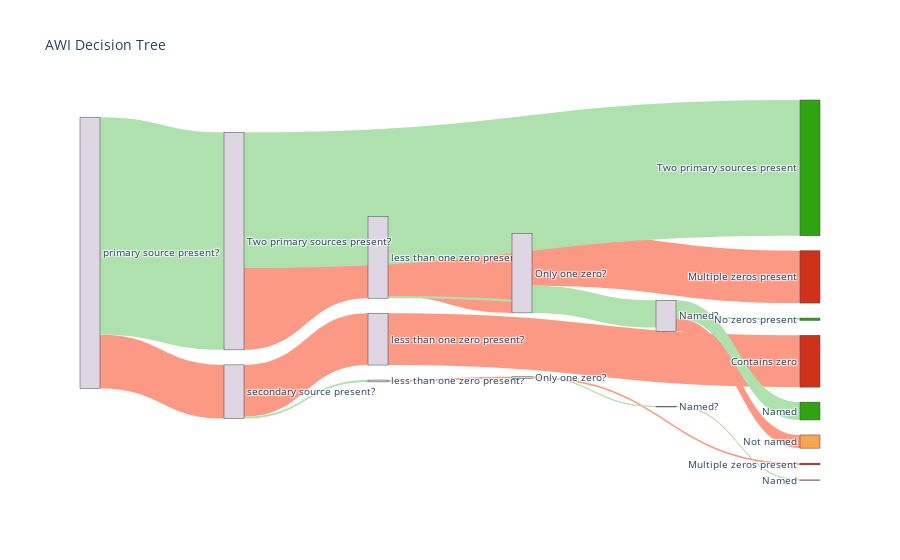

This figure's notebook cell:
### Code cell
fig = go.Figure(data=[go.Sankey(
    node = dict(
      pad = 15,
      thickness = 20,
     # line = dict(color = "black", width = 0.5),
      label =df_sankey['name'],
      color = df_sankey['node_colour']
    ),
    link = dict(
      source = df_sankey['source'], # indices correspond to labels, eg A1, A2, A1, B1, ...
      target = df_sankey['target'],
      value = df_sankey['value'],
      color = df_sankey['colour']
  ))])

fig.update_layout(title_text="AWI Decision Tree", font_size=10)
fig.show()

### Figure 1 — Plotly figure (JSON) as saved in the notebook; plotly's stock layout.template omitted (floating-point values rounded to 4 significant figures)
{"data": [{"link": {"color": ["#fb9985", "#fb9985", "#fb9985", "#AFE1AF", "#AFE1AF", "#fb9985", "#fb9985", "#AFE1AF", "#fb9985", "#AFE1AF", "#AFE1AF", "#fb9985", "#AFE1AF", "#AFE1AF", "#fb9985", "#fb9985", "#AFE1AF", "#fb9985", "#AFE1AF", "#AFE1AF", "#fb9985", "#AFE1AF"], "source": [0, 1, 2, 2, 1, 5, 6, 6, 8, 8, 5, 11, 11, 0, 14, 15, 15, 17, 17, 14, 21, 21], "target": [1, 2, 3, 4, 5, 6, 7, 8, 9, 10, 11, 12, 13, 21, 15, 16, 17, 18, 19, 20, 14, 22], "value": [1398, 1350, 1350, 0, 48, 48, 45, 3, 0, 3, 0, 0, 0, 5664, 2071, 1362, 709, 344, 464, 58, 2129, 3535]}, "node": {"color": ["#ded6e2", "#ded6e2", "#ded6e2", "#d0311a", "#f8a54f", "#ded6e2", "#ded6e2", "#d0311a", "#ded6e2", "#f8a54f", "#f8a54f", "#ded6e2", "#f8a54f", "#2ea411", "#ded6e2", "#ded6e2", "#d0311a", "#ded6e2", "#f8a54f", "#2ea411", "#2ea411", "#ded6e2", "#2ea411"], "label": ["primary source present?", "secondary source present?", "less than one zero present?", "Contains zero", "No zeros present", "less than one zero present?", "Only one zero?", "Multiple zeros present", "Named?", "Not named", "Named", "Named?", "Not named", "Named", "less than one zero present?", "Only one zero?", "Multiple zeros present", "Named?", "Not named", "Named", "No zeros present", "Two primary sources present?", "Two primary sources present"], "pad": 15, "thickness": 20}, "type": "sankey"}], "layout": {"font": {"size": 10}, "title": {"text": "AWI Decision Tree"}}}
